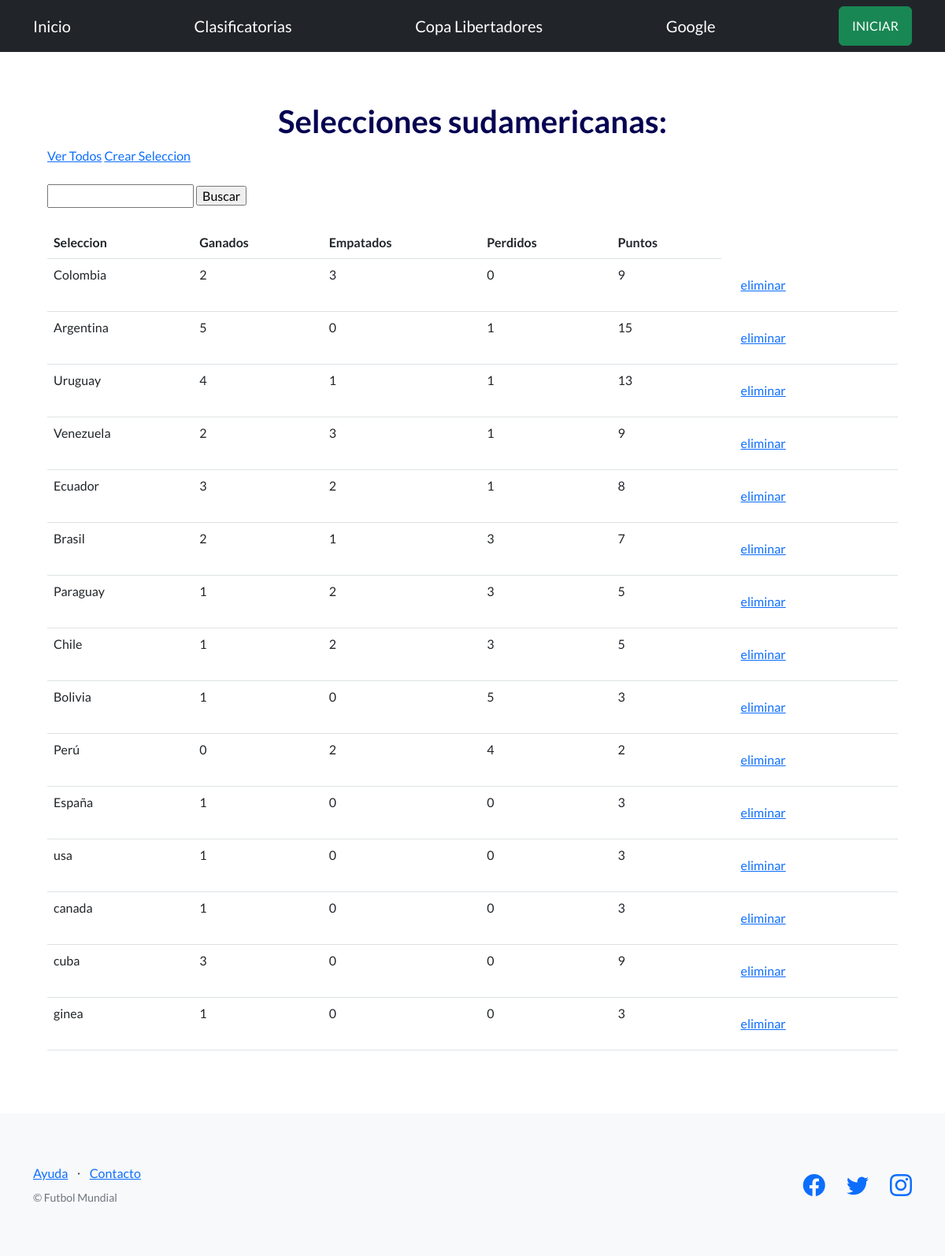
/futbol/selecciones/, run on an earlier commit of the app's database.
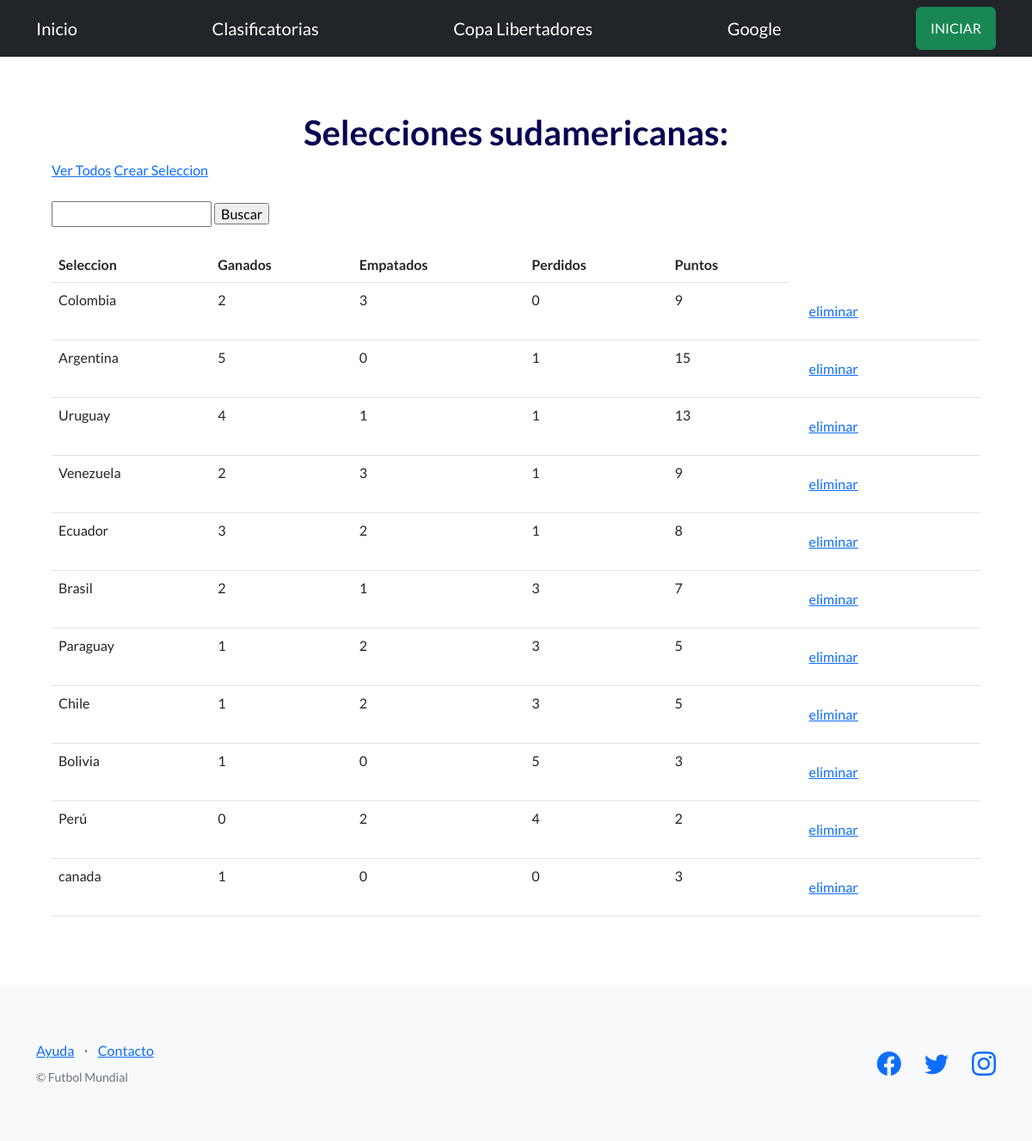
And on a later commit of the database.
### control/models.py (models this page shows, shortened)
class Clasificatorias(models.Model):
    seleccion=models.CharField(max_length=100)
    ganados=models.IntegerField()
    empatados=models.IntegerField()
    perdidos=models.IntegerField()
    puntos=models.IntegerField()

### control/views.py (the view)
# urls.py: path("selecciones/", selecciones, name="selecciones"),
def selecciones(request):
    contexto = {
        "equipos": Clasificatorias.objects.all(),
    }
    http_response = render(
        request=request,
        template_name='control/lista_selecciones.html',
        context=contexto,
    )
    return http_response

### control/templates/control/lista_selecciones.html (shortened to what this page needs)
{% extends "base.html" %}
{% block contenido %}
<h1 style="color: rgb(6, 2, 82);">
    <div style="text-align: center;">
     Selecciones sudamericanas:
    </div>
</h1>
<a href="{% url 'selecciones' %}">Ver Todos</a>
<a href="{% url 'crear_seleccion' %}">Crear Seleccion</a>
<br><br>
<form action="{% url 'buscar_seleccion' %}" method="post">
  <input type="text" name="busqueda">
  <input type="submit" value="Buscar">
</form>
<br>
<table class="table">
    <tbody>
      <tr>
        <th>Seleccion</th>
        <th>Ganados</th>
        <th>Empatados</th>
        <th>Perdidos</th>
        <th>Puntos</th>
      </tr>
      {% for equipo in equipos %}
      <tr>
        <td>{{ equipo.seleccion }}</td>
        <td>{{ equipo.ganados }}</td>
        <td>{{ equipo.empatados }}</td>
        <td>{{ equipo.perdidos }}</td>
        <td>{{ equipo.puntos }}</td>
        <td>
            <form action="{% url 'eliminar_seleccion' equipo.id %}" method="post">
              <input type="submit" class="btn btn-link" value="eliminar"/>
            </form>
          </td>
      </tr>
    {% endfor %}
    </tbody>
  </table>
{% endblock contenido %}

### templates_base/base.html (shortened to what this page needs)
{% load static %}
<!DOCTYPE html>
<html lang="en">
    <head>
        <link href="https://cdn.jsdelivr.net/npm/bootstrap-icons@1.5.0/font/bootstrap-icons.css" rel="stylesheet" type="text/css" />
        <link href="{% static 'css/styles.css' %}" rel="stylesheet" />
    </head>
    <body>
        <nav class="navbar navbar-dark bg-dark static-top">
            <div class="container">
                    <a class="navbar-brand" href="{% url 'inicio' %}">Inicio</a>
                    <a class="navbar-brand" href="{% url 'selecciones' %}">Clasificatorias</a>
                    <a class="navbar-brand" href="{% url 'copa' %}">Copa Libertadores</a>
                    <a class="navbar-brand" href="https://www.google.com">Google</a>
                    <a class="btn btn-success" href="#signup">INICIAR</a>
                </div>
            </nav>
        <section style="padding:4rem 3rem;">
                <div class="container">
                    {% block contenido %}
                    {% endblock contenido %}
                </div>
        </section>
        <footer class="footer bg-light">
                <div class="container">
                   <div class="row">
                       <div class="col-lg-6 h-100 text-center text-lg-start my-auto">
                           <ul class="list-inline mb-2">
                               <li class="list-inline-item"><a href="#!">Ayuda</a></li>
                               <li class="list-inline-item">⋅</li>
                               <li class="list-inline-item"><a href="#!">Contacto</a></li>
                           </ul>
                           <p class="text-muted small mb-4 mb-lg-0">&copy; Futbol Mundial</p>
                       </div>
                       <div class="col-lg-6 h-100 text-center text-lg-end my-auto">
                           <ul class="list-inline mb-0">
                               <li class="list-inline-item me-4">
                                   <a href="#!"><i class="bi-facebook fs-3"></i></a>
                               </li>
                               <li class="list-inline-item me-4">
                                   <a href="https://twitter.com/coderhouse"><i class="bi-twitter fs-3"></i></a>
                               </li>
                               <li class="list-inline-item">
                                   <a href="https://www.instagram.com/futbolmundial.2109"><i class="bi-instagram fs-3"></i></a>
                               </li>
                           </ul>
                       </div>
                   </div>
               </div>
        </footer>
    </body>
</html>

What changed in the data, as far as the page shows it:
removed Clasificatorias: seleccion "España", ganados "1", empatados "0", perdidos "0", puntos "3"
removed Clasificatorias: seleccion "usa", ganados "1", empatados "0", perdidos "0", puntos "3"
removed Clasificatorias: seleccion "cuba", ganados "3", empatados "0", perdidos "0", puntos "9"
removed Clasificatorias: seleccion "ginea", ganados "1", empatados "0", perdidos "0", puntos "3"
